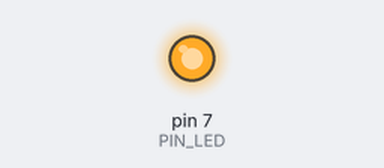
A sketch run on a simulated Arduino Uno, built with avr-gcc and run on an emulated ATmega328P. Parts: output pins drawn as LEDs (lit = HIGH). At 2.1 s the program stops and its outputs stay as they are.

Above: at 0.6 s.
At 1.95 s:
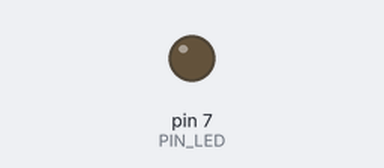
Timing chart, 0 to 3.1 s (numbered marks = the images above):
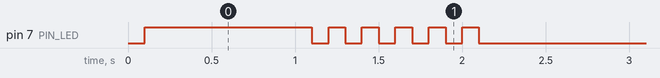

The sketch:

05_practice_2.ino
```cpp
#define PIN_LED 7

void setup() {
  pinMode(PIN_LED, OUTPUT);
  delay(100);
}


void loop() {
  digitalWrite(PIN_LED, 1);
  delay(1000);
  digitalWrite(PIN_LED, 0);
  delay(100);
  digitalWrite(PIN_LED, 1);
  delay(100);
  digitalWrite(PIN_LED, 0);
  delay(100);
  digitalWrite(PIN_LED, 1);
  delay(100);
  digitalWrite(PIN_LED, 0);
  delay(100);
  digitalWrite(PIN_LED, 1);
  delay(100);
  digitalWrite(PIN_LED, 0);
  delay(100);
  digitalWrite(PIN_LED, 1);
  delay(100);
  digitalWrite(PIN_LED, 0);
  delay(100);
  digitalWrite(PIN_LED, 1);
  delay(100);
  digitalWrite(PIN_LED, 0);
  while(1) {} //infinite loop
}
```

Measured:
- by itself, pin 7 (PIN_LED): repeats every 0.20 s: LOW 0.10 s, HIGH 0.10 s, until it stays LOW from 2.1 s
